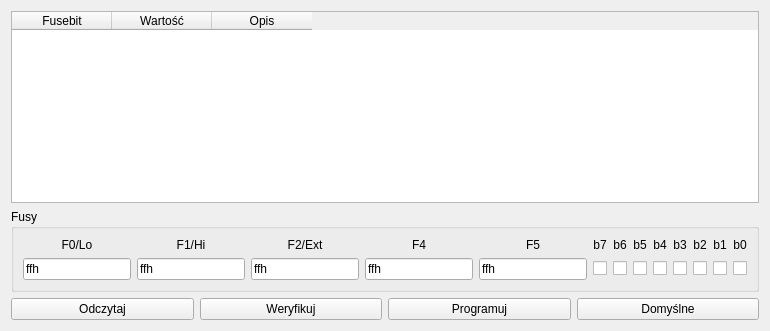
     <widget class="QWidget" name="FuseTab">
      <attribute name="title">
       <string>Fusebity</string>
      </attribute>
      <layout class="QGridLayout" name="gridLayout_5">
       <item row="0" column="0">
        <layout class="QHBoxLayout" name="horizontalLayout_5">
         <item>
          <widget class="QTableWidget" name="FusebitTable">
           <property name="columnCount">
            <number>3</number>
           </property>
           <column>
            <property name="text">
             <string>Fusebit</string>
            </property>
           </column>
           <column>
            <property name="text">
             <string>Wartość</string>
            </property>
           </column>
           <column>
            <property name="text">
             <string>Opis</string>
            </property>
           </column>
          </widget>
         </item>
        </layout>
       </item>
       <item row="3" column="0">
        <layout class="QHBoxLayout" name="horizontalLayout_6">
         <item>
          <widget class="QPushButton" name="FuseReadBtn">
           <property name="toolTip">
            <string>Odczytaj fusebity z MCU</string>
           </property>
           <property name="text">
            <string>Odczytaj</string>
           </property>
          </widget>
         </item>
         <item>
          <widget class="QPushButton" name="FuseVerifyBtn">
           <property name="toolTip">
            <string>Porównaj ustawienia fusebitów MCU i programu</string>
           </property>
           <property name="text">
            <string>Weryfikuj</string>
           </property>
          </widget>
         </item>
         <item>
          <widget class="QPushButton" name="FuseWriteBtn">
           <property name="toolTip">
            <string>Wczytaj fusebity do MCU - przemyśl zanim klikniesz</string>
           </property>
           <property name="text">
            <string>Programuj</string>
           </property>
          </widget>
         </item>
         <item>
          <widget class="QPushButton" name="FuseDefaultBtn">
           <property name="toolTip">
            <string>Przywróć domyślne ustawienia fusebitów (nie wgrywa ich do MCU)</string>
           </property>
           <property name="text">
            <string>Domyślne</string>
           </property>
          </widget>
         </item>
        </layout>
       </item>
       <item row="1" column="0">
        <layout class="QVBoxLayout" name="verticalLayout_6">
         <item>
          <widget class="QGroupBox" name="FuseGroup">
           <property name="title">
            <string>Fusy</string>
           </property>
           <layout class="QHBoxLayout" name="horizontalLayout_21">
            <item>
             <layout class="QGridLayout" name="FuseWidgets">
              <item row="1" column="4">
               <widget class="QLineEdit" name="Fuse5">
                <property name="inputMask">
                 <string>HH\h; </string>
                </property>
                <property name="text">
                 <string>ffh</string>
                </property>
                <property name="maxLength">
                 <number>3</number>
                </property>
               </widget>
              </item>
              <item row="1" column="3">
               <widget class="QLineEdit" name="Fuse4">
                <property name="inputMask">
                 <string>HH\h; </string>
                </property>
                <property name="text">
                 <string>ffh</string>
                </property>
                <property name="maxLength">
                 <number>3</number>
                </property>
               </widget>
              </item>
              <item row="1" column="2">
               <widget class="QLineEdit" name="Fuse2">
                <property name="inputMask">
                 <string>HH\h; </string>
                </property>
                <property name="text">
                 <string>ffh</string>
                </property>
                <property name="maxLength">
                 <number>3</number>
                </property>
               </widget>
              </item>
              <item row="1" column="1">
               <widget class="QLineEdit" name="Fuse1">
                <property name="inputMask">
                 <string>HH\h; </string>
                </property>
                <property name="text">
                 <string>ffh</string>
                </property>
               </widget>
              </item>
              <item row="1" column="5">
               <widget class="QCheckBox" name="Fuse_b7">
                <property name="text">
                 <string/>
                </property>
               </widget>
              </item>
              <item row="1" column="7">
               <widget class="QCheckBox" name="Fuse_b5">
                <property name="text">
                 <string/>
                </property>
               </widget>
              </item>
              <item row="1" column="8">
               <widget class="QCheckBox" name="Fuse_b4">
                <property name="text">
                 <string/>
                </property>
               </widget>
              </item>
              <item row="1" column="9">
               <widget class="QCheckBox" name="Fuse_b3">
                <property name="text">
                 <string/>
                </property>
               </widget>
              </item>
              <item row="1" column="10">
               <widget class="QCheckBox" name="Fuse_b2">
                <property name="text">
                 <string/>
                </property>
               </widget>
              </item>
              <item row="1" column="11">
               <widget class="QCheckBox" name="Fuse_b1">
                <property name="text">
                 <string/>
                </property>
               </widget>
              </item>
              <item row="1" column="12">
               <widget class="QCheckBox" name="Fuse_b0">
                <property name="text">
                 <string/>
                </property>
               </widget>
              </item>
              <item row="0" column="0">
               <widget class="QLabel" name="Fuse_F0LBL">
                <property name="text">
                 <string>F0/Lo</string>
                </property>
                <property name="alignment">
                 <set>Qt::AlignCenter</set>
                </property>
               </widget>
              </item>
              <item row="0" column="1">
               <widget class="QLabel" name="Fuse_F1LBL">
                <property name="text">
                 <string>F1/Hi</string>
                </property>
                <property name="alignment">
                 <set>Qt::AlignCenter</set>
                </property>
               </widget>
              </item>
              <item row="0" column="2">
               <widget class="QLabel" name="Fuse_F2LBL">
                <property name="text">
                 <string>F2/Ext</string>
                </property>
                <property name="alignment">
                 <set>Qt::AlignCenter</set>
                </property>
               </widget>
              </item>
              <item row="0" column="3">
               <widget class="QLabel" name="Fuse_F4LBL">
                <property name="text">
                 <string>F4</string>
                </property>
                <property name="alignment">
                 <set>Qt::AlignCenter</set>
                </property>
               </widget>
              </item>
              <item row="0" column="4">
               <widget class="QLabel" name="Fuse_F5LBL">
                <property name="text">
                 <string>F5</string>
                </property>
                <property name="alignment">
                 <set>Qt::AlignCenter</set>
                </property>
               </widget>
              </item>
              <item row="0" column="5">
               <widget class="QLabel" name="Fuse_b7l">
                <property name="text">
                 <string>b7</string>
                </property>
                <property name="alignment">
                 <set>Qt::AlignCenter</set>
                </property>
               </widget>
              </item>
              <item row="0" column="6">
               <widget class="QLabel" name="Fuse_b6l">
                <property name="text">
                 <string>b6</string>
                </property>
                <property name="alignment">
                 <set>Qt::AlignCenter</set>
                </property>
               </widget>
              </item>
              <item row="0" column="7">
               <widget class="QLabel" name="Fuse_b5l">
                <property name="text">
                 <string>b5</string>
                </property>
                <property name="alignment">
                 <set>Qt::AlignCenter</set>
                </property>
               </widget>
              </item>
              <item row="0" column="8">
               <widget class="QLabel" name="Fuse_b4l">
                <property name="text">
                 <string>b4</string>
                </property>
                <property name="alignment">
                 <set>Qt::AlignCenter</set>
                </property>
               </widget>
              </item>
              <item row="0" column="9">
               <widget class="QLabel" name="Fuse_b3l">
                <property name="text">
                 <string>b3</string>
                </property>
                <property name="alignment">
                 <set>Qt::AlignCenter</set>
                </property>
               </widget>
              </item>
              <item row="0" column="10">
               <widget class="QLabel" name="Fuse_b2l">
                <property name="text">
                 <string>b2</string>
                </property>
                <property name="alignment">
                 <set>Qt::AlignCenter</set>
                </property>
               </widget>
              </item>
              <item row="0" column="11">
               <widget class="QLabel" name="Fuse_b1l">
                <property name="text">
                 <string>b1</string>
                </property>
                <property name="alignment">
                 <set>Qt::AlignCenter</set>
                </property>
               </widget>
              </item>
              <item row="0" column="12">
               <widget class="QLabel" name="Fuse_b0l">
                <property name="text">
                 <string>b0</string>
                </property>
                <property name="alignment">
                 <set>Qt::AlignCenter</set>
                </property>
               </widget>
              </item>
              <item row="1" column="0">
               <widget class="QLineEdit" name="Fuse0">
                <property name="inputMask">
                 <string comment="HH">HH\h; </string>
                </property>
                <property name="text">
                 <string>ffh</string>
                </property>
                <property name="maxLength">
                 <number>3</number>
                </property>
                <property name="frame">
                 <bool>true</bool>
                </property>
               </widget>
              </item>
              <item row="1" column="6">
               <widget class="QCheckBox" name="Fuse_b6">
                <property name="text">
                 <string/>
                </property>
               </widget>
              </item>
             </layout>
            </item>
           </layout>
          </widget>
         </item>
        </layout>
       </item>
      </layout>
     </widget>
